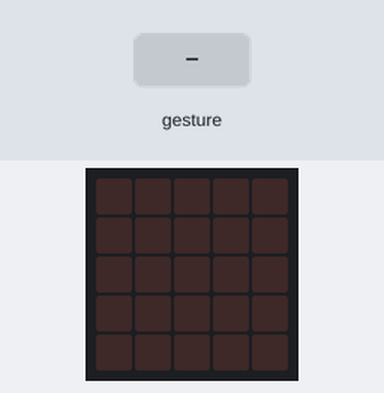
This program was run on a simulated BBC micro:bit (MakeCode). On the bench: the board's 5×5 LED display. Inputs (shaded band) come from the test bench. A tilt is held for 1.5 s and a shake lasts 1 s, then the board lies face up again.

Above: at 1.2 s.
1.3 s: gesture 'shake'
At 2.6 s:
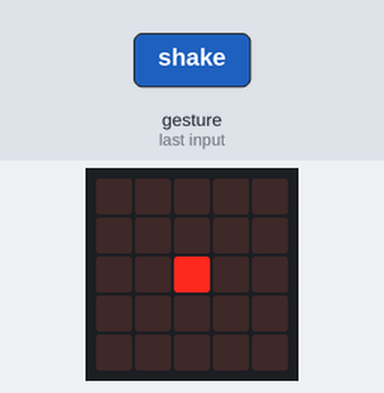
3.0 s: gesture 'logo up'
At 3.7 s:
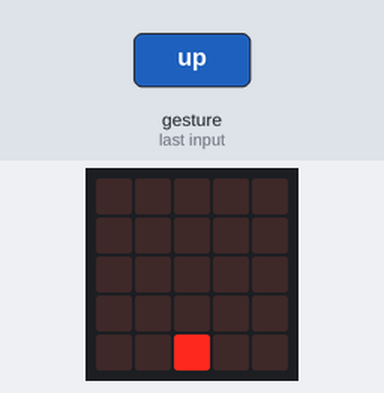
4.6 s: gesture 'logo down'
At 5.1 s:
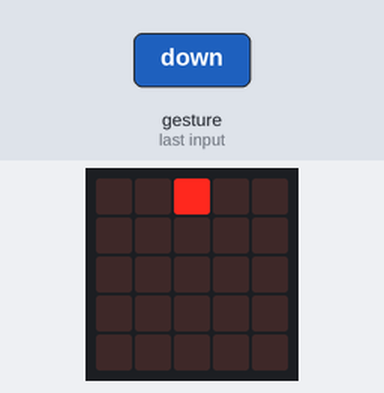
6.2 s: gesture 'tilt right'
At 7.6 s:
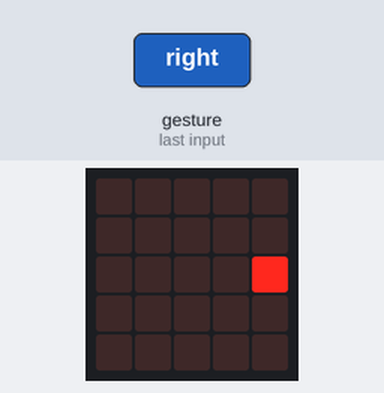
7.9 s: gesture 'tilt left'
At 8.8 s:
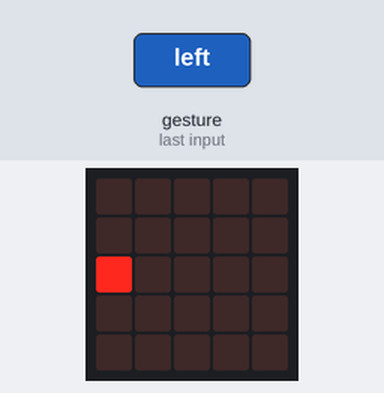
Timing chart, 0 to 10.6 s (numbered marks = the images above; inputs shaded):
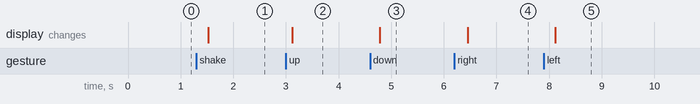

The program:

main.ts
```typescript
basic.forever(function () {
    if (input.isGesture(Gesture.Shake)) {
        basic.showLeds(`
            . . . . .
            . . . . .
            . . # . .
            . . . . .
            . . . . .
            `)
    }
    if (input.isGesture(Gesture.LogoUp)) {
        basic.showLeds(`
            . . . . .
            . . . . .
            . . . . .
            . . . . .
            . . # . .
            `)
    }
    if (input.isGesture(Gesture.LogoDown)) {
        basic.showLeds(`
            . . # . .
            . . . . .
            . . . . .
            . . . . .
            . . . . .
            `)
    }
    if (input.isGesture(Gesture.TiltRight)) {
        basic.showLeds(`
            . . . . .
            . . . . .
            . . . . #
            . . . . .
            . . . . .
            `)
    }
    if (input.isGesture(Gesture.TiltLeft)) {
        basic.showLeds(`
            . . . . .
            . . . . .
            # . . . .
            . . . . .
            . . . . .
            `)
    }
})
```

test.ts
```typescript
// aquí va el archivo "tests"; esto no se compilará cuando este paquete se utilice como una extensión.
```

Measured:
- after the input at 1.3 s, the display: changes after 0.22 s (image 1)
- after the input at 3.0 s, the display: changes after 0.12 s (image 2)
- after the input at 4.6 s, the display: changes after 0.19 s (image 3)
- after the input at 6.2 s, the display: changes after 0.25 s (image 4)
- after the input at 7.9 s, the display: changes after 0.22 s (image 5)
